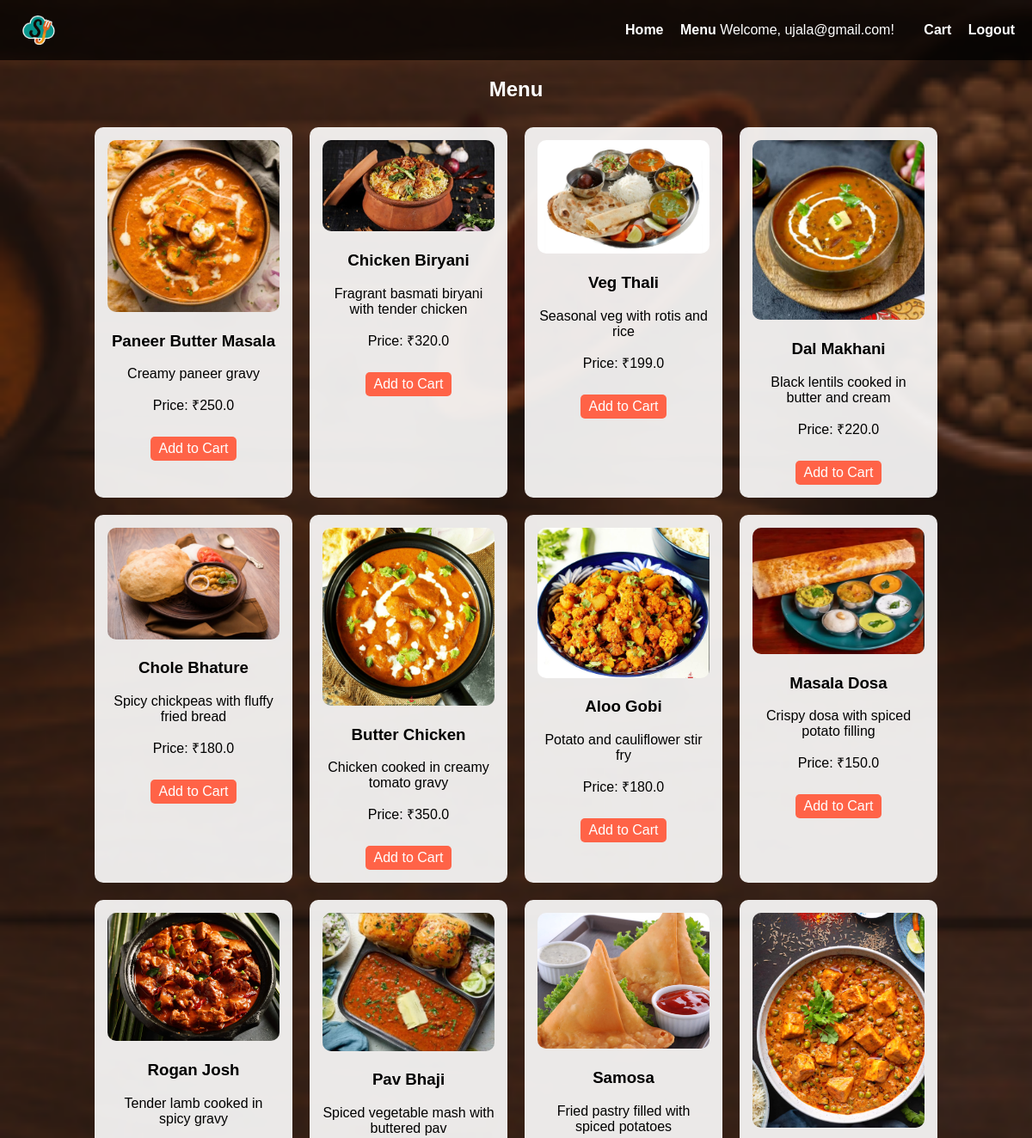
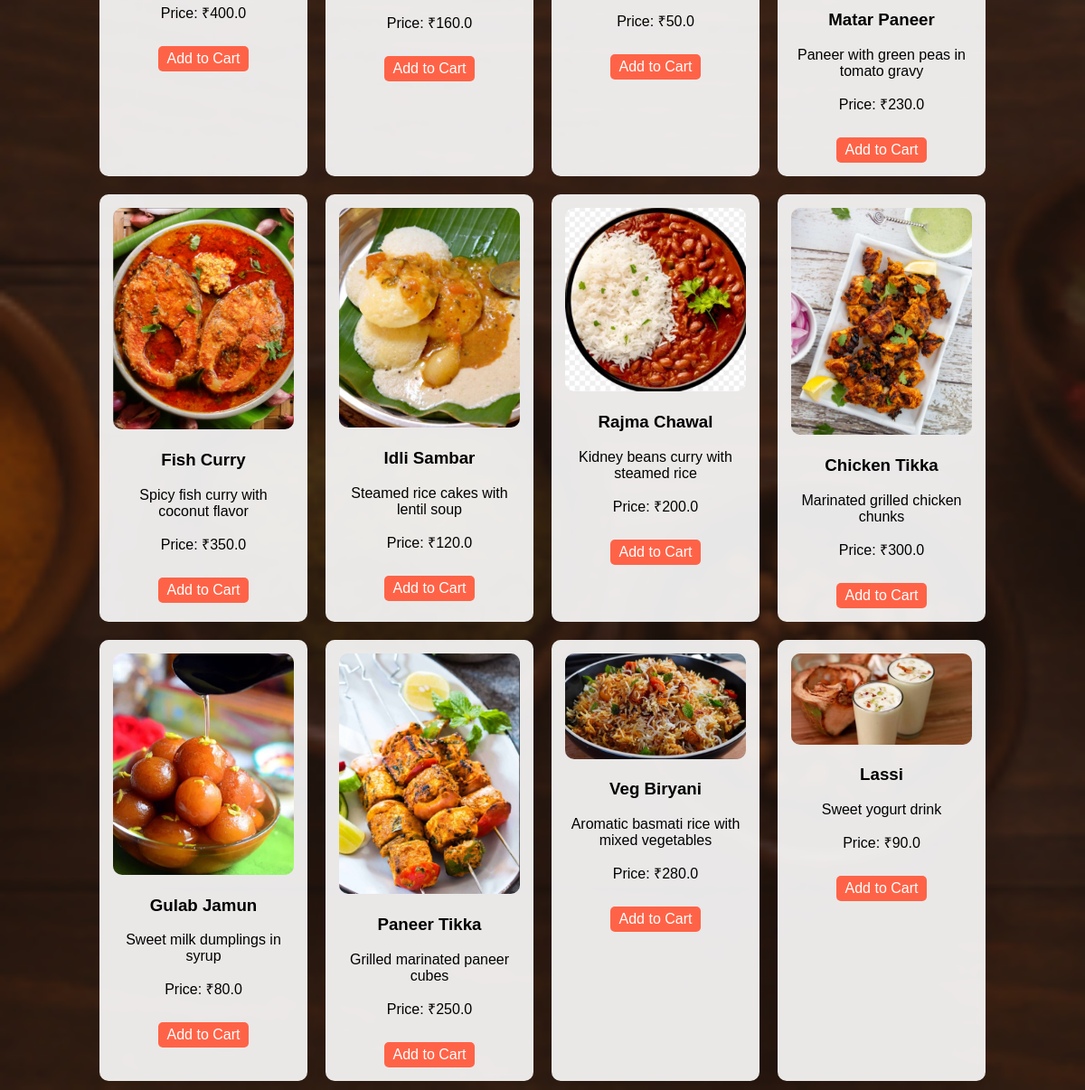
The app's page /menu (signed in) with its own data (2 pictures, top to bottom).
### tables this page shows
CREATE TABLE dishes (
                    id INTEGER PRIMARY KEY AUTOINCREMENT,
                    name TEXT NOT NULL,
                    description TEXT,
                    price REAL NOT NULL,
                    image TEXT NOT NULL
                );

### app.py (the view)
@app.route("/menu")
def menu():
    if is_staff():
        flash("Menu access is restricted to customers/guests.", "error")
        return redirect(url_for("home"))
    conn = get_db_connection()
    c = conn.cursor()
    c.execute("SELECT * FROM dishes")
    dishes = c.fetchall()
    conn.close()
    return render_template("menu.html", dishes=dishes, username=session.get("username"), role=session.get("role"))

### app.py (called while the page is built)
def get_db_connection():
    conn = sqlite3.connect(DB_NAME)
    conn.row_factory = sqlite3.Row
    return conn

def has_role(required_role):
    return session.get('role') == required_role

def is_staff():
    return has_role('admin') or has_role('delivery')

### templates/menu.html (shortened to what this page needs)
<!DOCTYPE html>
<html lang="en">
<head>
</head>
<body>
<header>
    <img src="{{ url_for('static', filename='images/logo.png') }}" class="logo" alt="Logo">
    <nav>
        <a href="{{ url_for('home') }}">Home</a>
        <a href="{{ url_for('menu') }}">Menu</a>
        {% if username %}
        <span>Welcome, {{ username }}!</span>
        <a href="{{ url_for('cart') }}">Cart</a>
        <a href="{{ url_for('logout') }}">Logout</a>
        {% else %}
        <a href="{{ url_for('login') }}">Login</a>
        <a href="{{ url_for('register') }}">Register</a>
        {% endif %}
    </nav>
</header>
<h2>Menu</h2>
<div class="menu-grid">
    {% for dish in dishes %}
    <div class="dish">
        <img src="{{ url_for('static', filename='images/' + dish['image']) }}" alt="{{ dish['name'] }}">
        <h3>{{ dish['name'] }}</h3>
        <p>{{ dish['description'] }}</p>
        <p>Price: ₹{{ dish['price'] }}</p>
        <a href="{{ url_for('add_to_cart', dish_id=dish['id']) }}">Add to Cart</a>
    </div>
    {% endfor %}
</div>
</body>
</html>

### records on screen
dishes: image (picture), name "Paneer Butter Masala", description "Creamy paneer gravy", price "250.0"
dishes: image (picture), name "Chicken Biryani", description "Fragrant basmati biryani with tender chicken", price "320.0"
dishes: image (picture), name "Veg Thali", description "Seasonal veg with rotis and rice", price "199.0"
dishes: image (picture), name "Dal Makhani", description "Black lentils cooked in butter and cream", price "220.0"
dishes: image (picture), name "Chole Bhature", description "Spicy chickpeas with fluffy fried bread", price "180.0"
dishes: image (picture), name "Butter Chicken", description "Chicken cooked in creamy tomato gravy", price "350.0"
dishes: image (picture), name "Aloo Gobi", description "Potato and cauliflower stir fry", price "180.0"
dishes: image (picture), name "Masala Dosa", description "Crispy dosa with spiced potato filling", price "150.0"
dishes: image (picture), name "Rogan Josh", description "Tender lamb cooked in spicy gravy", price "400.0"
dishes: image (picture), name "Pav Bhaji", description "Spiced vegetable mash with buttered pav", price "160.0"
dishes: image (picture), name "Samosa", description "Fried pastry filled with spiced potatoes", price "50.0"
dishes: image (picture), name "Matar Paneer", description "Paneer with green peas in tomato gravy", price "230.0"
dishes: image (picture), name "Fish Curry", description "Spicy fish curry with coconut flavor", price "350.0"
dishes: image (picture), name "Idli Sambar", description "Steamed rice cakes with lentil soup", price "120.0"
dishes: image (picture), name "Rajma Chawal", description "Kidney beans curry with steamed rice", price "200.0"
dishes: image (picture), name "Chicken Tikka", description "Marinated grilled chicken chunks", price "300.0"
dishes: image (picture), name "Gulab Jamun", description "Sweet milk dumplings in syrup", price "80.0"
dishes: image (picture), name "Paneer Tikka", description "Grilled marinated paneer cubes", price "250.0"
dishes: image (picture), name "Veg Biryani", description "Aromatic basmati rice with mixed vegetables", price "280.0"
dishes: image (picture), name "Lassi", description "Sweet yogurt drink", price "90.0"

### other values on screen
{{ username }} "ujala@gmail.com"
